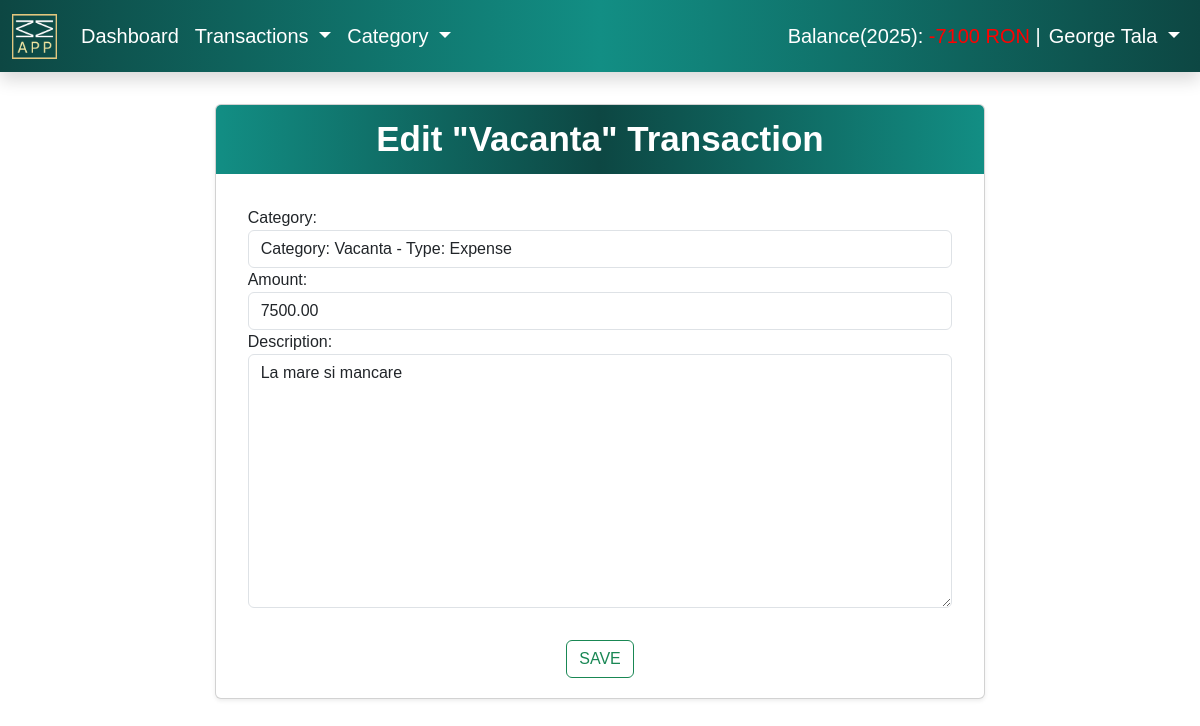
The app's page /update_transaction/15 (signed in) with its own data.
### transactions/models.py (models this page shows, shortened)
class UserTransactions(models.Model):
    user = models.ForeignKey(User, on_delete=models.CASCADE)
    category = models.ForeignKey(UserCategory, null = True, blank = True, on_delete = models.SET_NULL)
    amount = models.DecimalField(max_digits=10, decimal_places=2)
    date = models.DateField()
    description = models.TextField(blank=True)
    created_at = models.DateTimeField(auto_now_add=True)
    updated_at = models.DateTimeField(auto_now=True)
    month = models.IntegerField(null = True, blank = True)
    year = models.IntegerField(null = True, blank = True)

### categories/models.py (models this page shows)
class UserCategory(models.Model):
    user = models.ForeignKey(User, on_delete=models.CASCADE, null=True)
    name = models.CharField(max_length=100)
    is_income = models.BooleanField(choices=is_income_choices,default=False)  # Venituri vs Cheltuieli
    created_at = models.DateTimeField(auto_now_add=True)
    updated_at = models.DateTimeField(auto_now=True)
    def __str__(self):
        return f"Category: {self.name} - Type: {'Income' if self.is_income else 'Expense'}"

### transactions/views.py (the view)
# urls.py: path('update_transaction/<int:pk>', views.TransactionUpdateView.as_view(), name='update-transaction'),
class TransactionUpdateView(LoginRequiredMixin, UpdateView):
    template_name = 'transactions/update_transaction.html'
    model = UserTransactions
    form_class = TransactionUpdateForm
    success_url = '/list_of_transactions/'

### transactions/forms.py
class TransactionUpdateForm(forms.ModelForm):
    class Meta:
        model = UserTransactions
        fields = ['category', 'amount', 'description']
        widgets = {
            'category': forms.Select(attrs={'class': 'form-control' }),
            'amount': forms.NumberInput(attrs={'class': 'form-control', 'placeholder': 'Amount of money'}),
            'description': forms.Textarea(attrs={'class': 'form-control', 'placeholder': 'Description'}),
        }

### MoneyManager/context_processors.py (called while the page is built)
def transactions_context(request):
    context = {}
    if request.user.is_authenticated:
        incomes = UserTransactions.objects.filter(user=request.user, category__is_income=True, date__year=datetime.now().year)
        total_income = sum(income.amount for income in incomes)
        expenses = UserTransactions.objects.filter(user=request.user, category__is_income=False, date__year=datetime.now().year)
        total_expense = sum(expense.amount for expense in expenses)
        total_money = total_income - total_expense
        first_name = request.user.first_name
        last_name = request.user.last_name
        fullname = f"{first_name} {last_name}"
        context = {
            'total_money': total_money,
            'full_name': fullname,
            'year': datetime.now().year,
        }
    return context

### templates/transactions/update_transaction.html (shortened to what this page needs)
{% extends 'base.html' %}
{% block content %}
<div class="container-fluid px-3">
    <br>
    <div class="row">
        <div class="col-lg-8 col-md-10 col-sm-12 mx-auto">
            <div class="card shadow-sm mt-2">
                <div class="card-header text-dark border-0 text-center geo-color-bar">
                    <span class="title-geo text-white">
                        Edit "{{ usertransactions.category.name }}" Transaction
                    </span>
                </div>
                <form method="POST" class="p-3">
                    <div class="card-body mb-3 text-general-geo">
                        {{ form }}
                    </div>
                    <div class="text-center mb-1 text-general-geo">
                        <button type="submit" class="btn btn-outline-success">SAVE</button>
                    </div>
                </form>
            </div>
        </div>
    </div>
</div>
{% endblock %}

### static/css/style.css (style rules this page uses)
.text-general-geo { font-family: 'Tech', sans-serif; }
.title-geo { color: black; font-size: 35px; font-weight: bold; font-family: 'Tech', sans-serif; }
.geo-color-bar { background: linear-gradient(270deg, #128e84, #0d4743, #128e84); }

### records on screen
UserTransactions: category.name "Vacanta", category "Category: Vacanta - Type: Expense", amount "7500.00", description "La mare si mancare"

### other values on screen
{{ full_name }} "George Tala"
